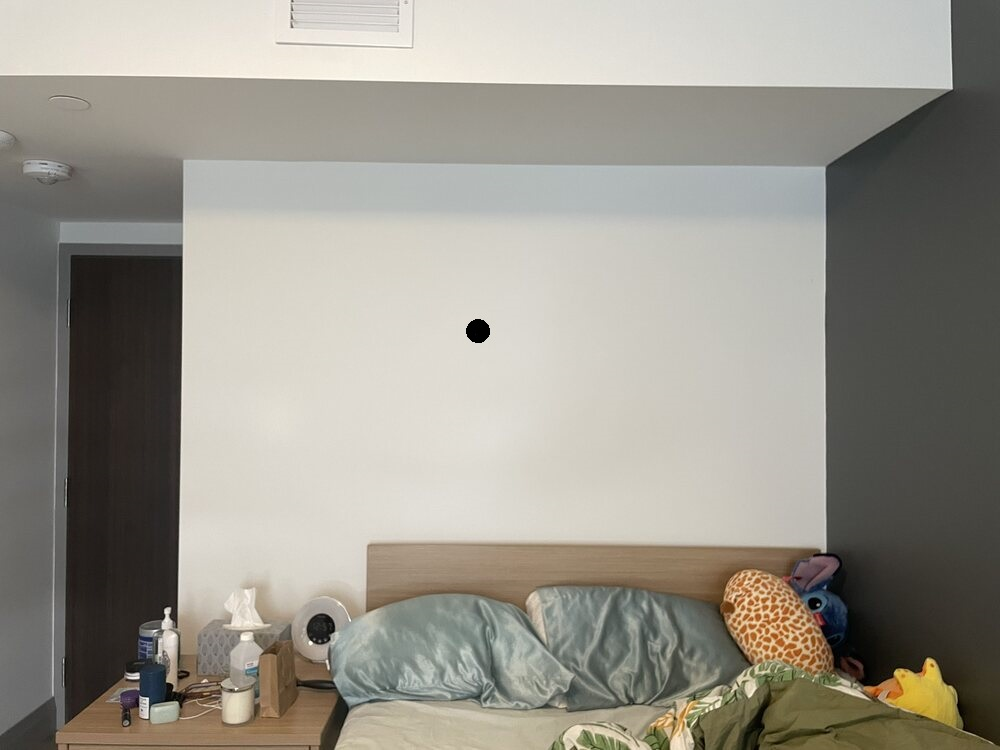
#> input picture math-engine/yaw_imgs/straight-on-with-center-cirlce.jpg, 1000 x 750 px, found by its file name
$ python detect-circles.py
#> lines starting #> are read from the running program, lines starting #| are printed output that depends on the picture
#from:
#https://www.geeksforgeeks.org/circle-detection-using-opencv-python/
#https://stackoverflow.com/questions/16615662/how-to-write-text-on-a-image-in-windows-using-python-opencv2

import cv2
import numpy as np

font                   = cv2.FONT_HERSHEY_SIMPLEX
fontScale              = 1
fontColor              = (0,255,255)
thickness              = 1
lineType               = 2

def get_corner_circles(detected_circles):
    #data=data[np.argsort(data[:,col])]
    #sorted_dc = sorted(detected_circles[0], reverse= True, key= lambda x:x[2])
    print(detected_circles)
    sorted_dc = detected_circles[detected_circles[:,2].argsort()]
    size = len(sorted_dc)
    max_diff = sorted_dc[0][2] - sorted_dc[-1][2]
    print(max_diff)
    dp = np.zeros((size,size))

    for i in range(size-1):
        for j in range(i+1,min(i+4,size)):
            print(f"{i} {j}")
            dp[i][j] = sorted_dc[i][2] - sorted_dc[j][2] #the difference

    print(dp)


    closest = []
    return closest
# Read image.
img = cv2.imread("C:\\Users\\shiji\\OneDrive\\Documents\\4B\\ECE498B\\WallBoundProjector\\math-engine\yaw_imgs\\straight-on-with-center-cirlce.jpg", cv2.IMREAD_COLOR)
#> img is the input picture: shape (750, 1000, 3); mean B, G, R 140, 149.5, 153.2

# Convert to grayscale.
gray = cv2.cvtColor(img, cv2.COLOR_BGR2GRAY)
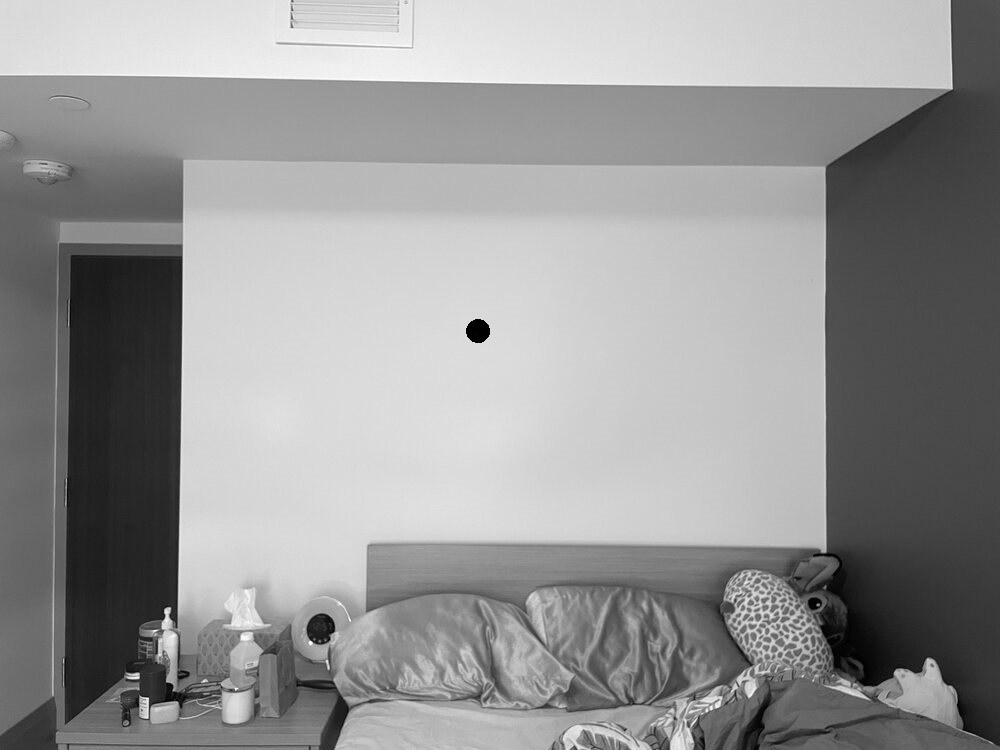
#> gray: shape (750, 1000); min 0, max 254, mean 149.5
# cv2.imshow("gray", gray)
# cv2.waitKey(0)

# Blur using 3 * 3 kernel.
gray_blurred = cv2.blur(gray, (3, 3))
# cv2.imshow("gray_blurred", gray_blurred)
# cv2.waitKey(0)

#denoise
denoised = cv2.bilateralFilter(gray_blurred,9,75,75)
# cv2.imshow("denoised", denoised)
# cv2.waitKey(0)

DP = 1
MINDIST = 50

# Apply Hough transform on the blurred image.
detected_circles = cv2.HoughCircles(
                    image = denoised,
                    method = cv2.HOUGH_GRADIENT,
                    dp = DP,
                    minDist= MINDIST,
                    param1 = 50, #higher than param2.
                    param2 = 15,  #how perfect circles are
                    minRadius = 20,
                    maxRadius = 40)
#> detected_circles = 19 rows, first 8: [751.5, 601.5, 31.5], [530.5, 674.5, 29.3], [562.5, 620.5, 33.8], [788.5, 640.5, 33.8], [636.5, 632.5, 35], [706.5, 667.5, 37.2], [460.5, 666.5, 28.2], [806.5, 580.5, 32.7]

# Draw circles that are detected.
if detected_circles is not None:

    # Convert the circle parameters a, b and r to integers.
    detected_circles = np.uint16(np.around(detected_circles))
#> detected_circles = 19 rows, first 8: [752, 602, 32], [530, 674, 29], [562, 620, 34], [788, 640, 34], [636, 632, 35], [706, 668, 37], [460, 666, 28], [806, 580, 33]

    #get the four corner circles
   # detected_circles = get_corner_circles(detected_circles[0])

    for pt in detected_circles:
        a, b, r = pt[0], pt[1], pt[2]

        # Draw the circumference of the circle.
#> (the run stopped early here; a loop or call above may not have finished)

$ run again, with math-engine/yaw_imgs/green_right.png saved as math-engine/yaw_imgs/straight-on-with-center-cirlce.jpg
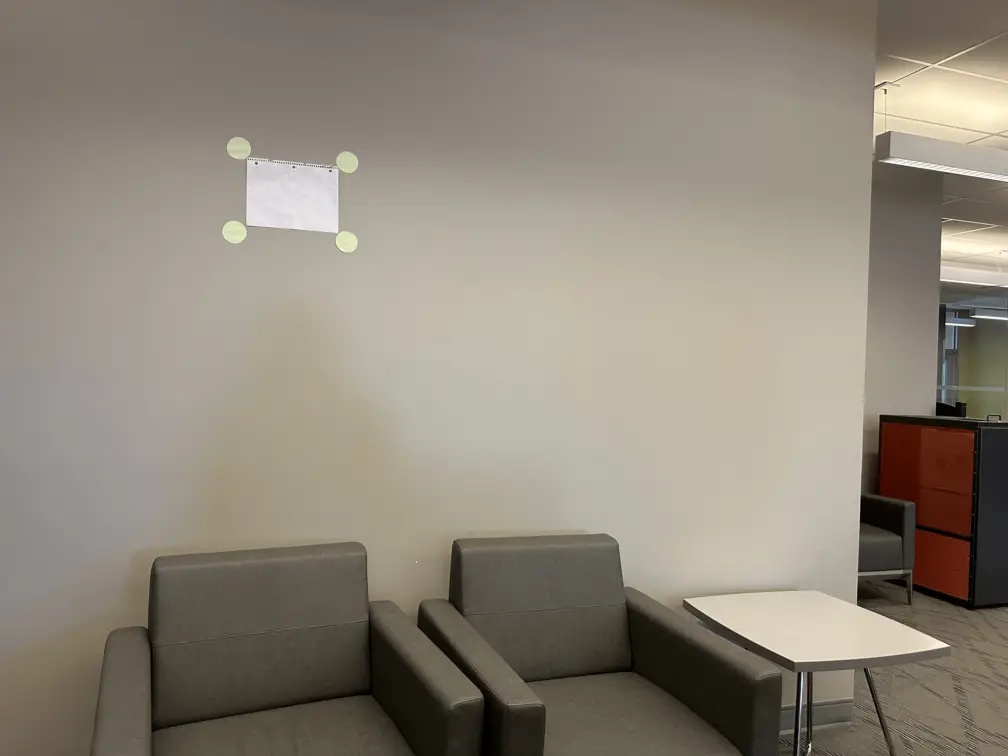
#> input picture math-engine/yaw_imgs/green_right.png, 1008 x 756 px, found by its file name
#> img is the input picture: shape (756, 1008, 3); mean B, G, R 121, 134.1, 141.9
#> `gray = cv2.cvtColor(img, cv2.COLOR_BGR2GRAY)`:
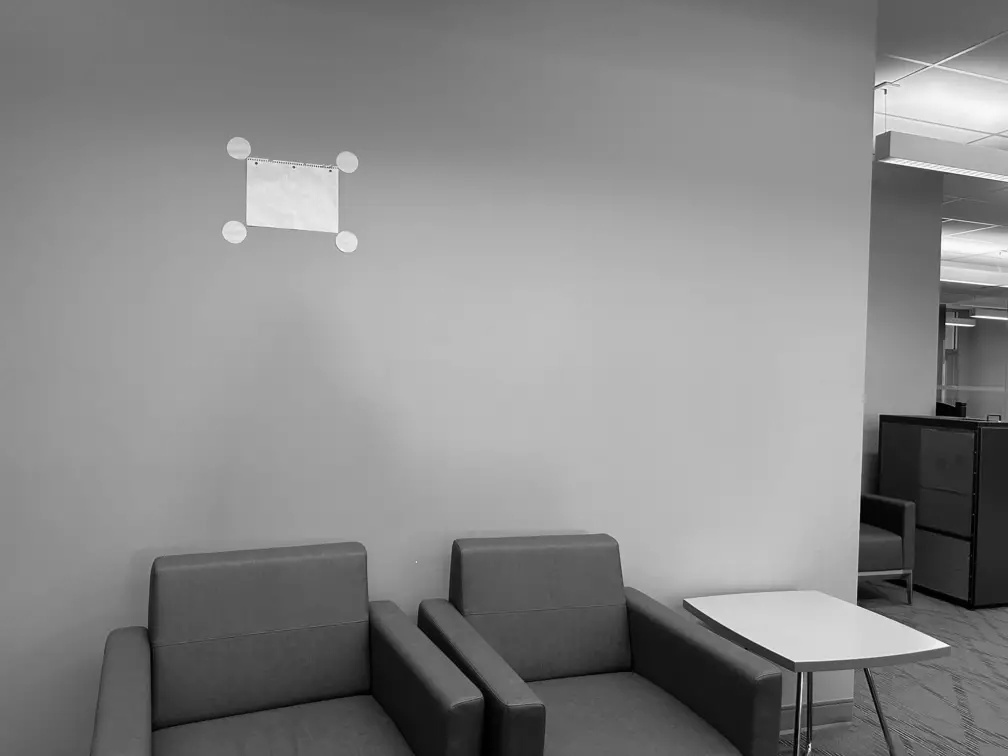
#> gray: shape (756, 1008); min 0, max 255, mean 134.9
#> `detected_circles = cv2.HoughCircles( image = denoised, method = cv2.HO..`: detected_circles = [[843.5, 690.5, 31.6], [965.5, 290.5, 26.8], [460.5, 703.5, 23.2], [517.5, 686.5, 21.6]]
#> `detected_circles = np.uint16(np.around(detected_circles))`: detected_circles = [[844, 690, 32], [966, 290, 27], [460, 704, 23], [518, 686, 22]]

$ run again, with math-engine/yaw_imgs/green_straight.png saved as math-engine/yaw_imgs/straight-on-with-center-cirlce.jpg
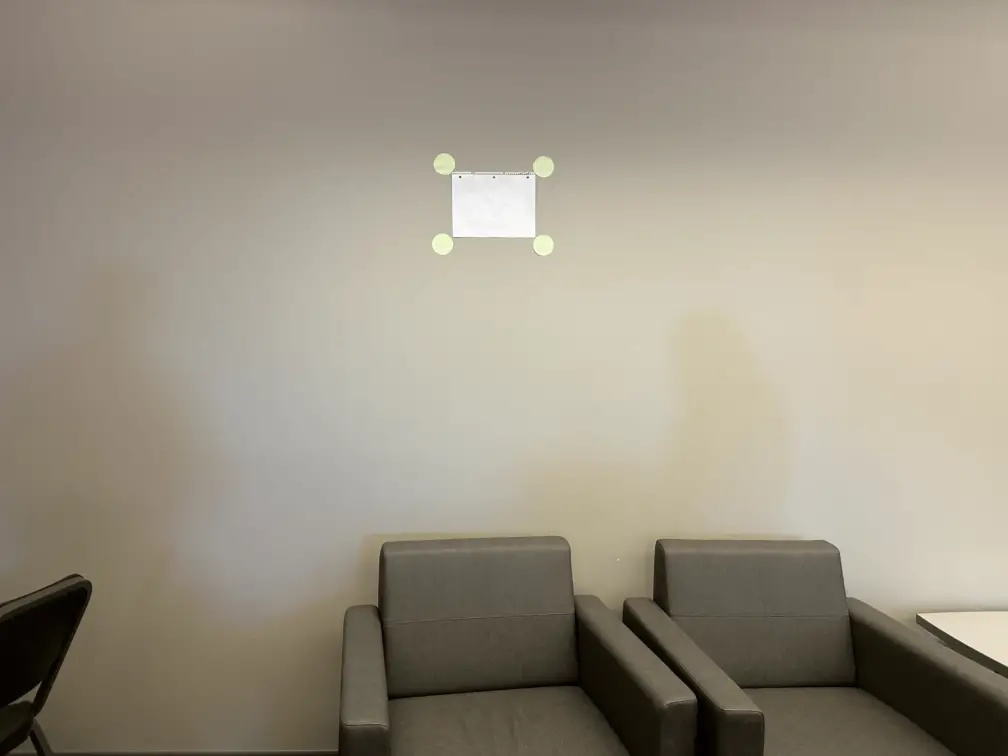
#> input picture math-engine/yaw_imgs/green_straight.png, 1008 x 756 px, found by its file name
#> img is the input picture: shape (756, 1008, 3); mean B, G, R 132.1, 147.3, 154.9
#> `gray = cv2.cvtColor(img, cv2.COLOR_BGR2GRAY)`:
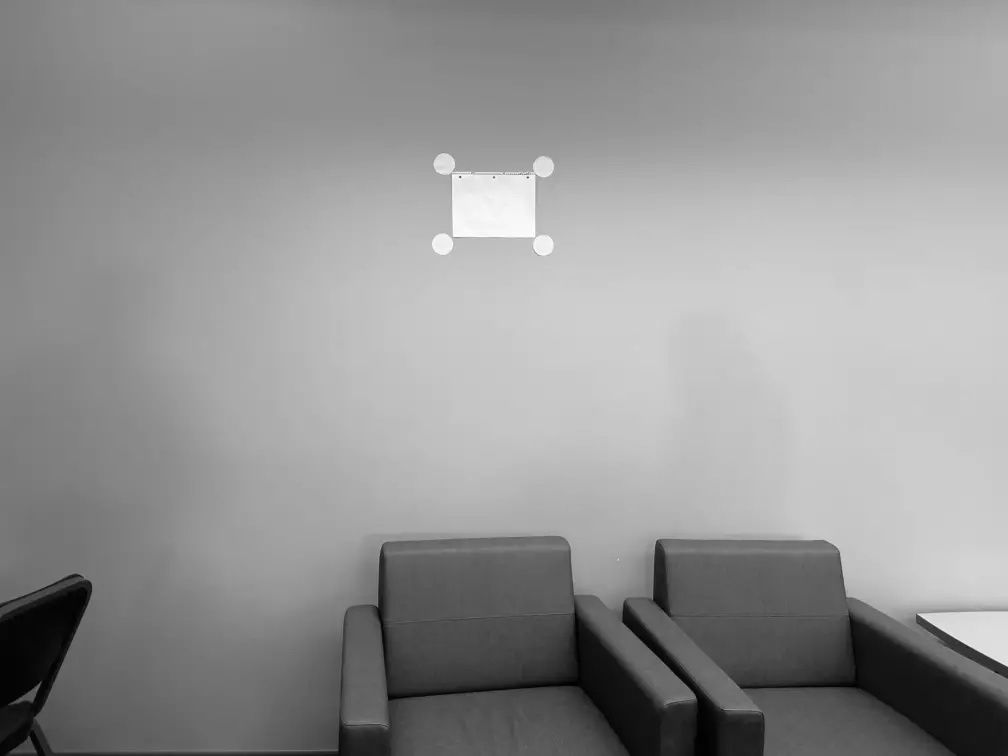
#> gray: shape (756, 1008); min 0, max 255, mean 147.8
#> detected_circles = None

$ run again, with math-engine/yaw_imgs/kinda_skewed.png saved as math-engine/yaw_imgs/straight-on-with-center-cirlce.jpg
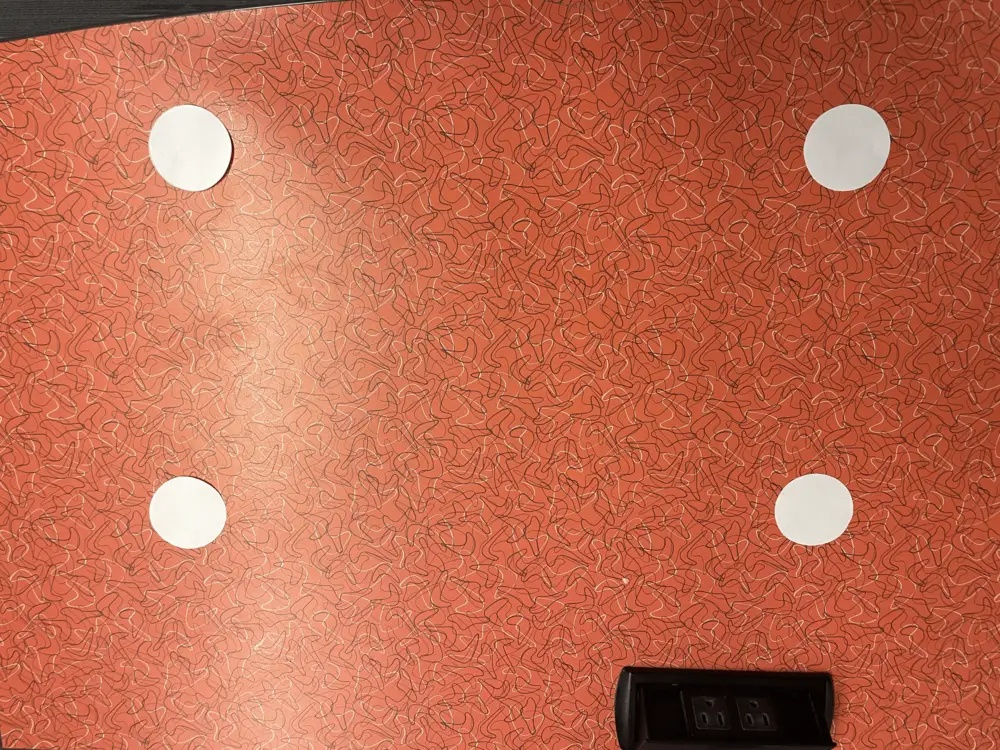
#> input picture math-engine/yaw_imgs/kinda_skewed.png, 1000 x 750 px, found by its file name
#> img is the input picture: shape (750, 1000, 3); mean B, G, R 77.6, 104.3, 191
#> `gray = cv2.cvtColor(img, cv2.COLOR_BGR2GRAY)`:
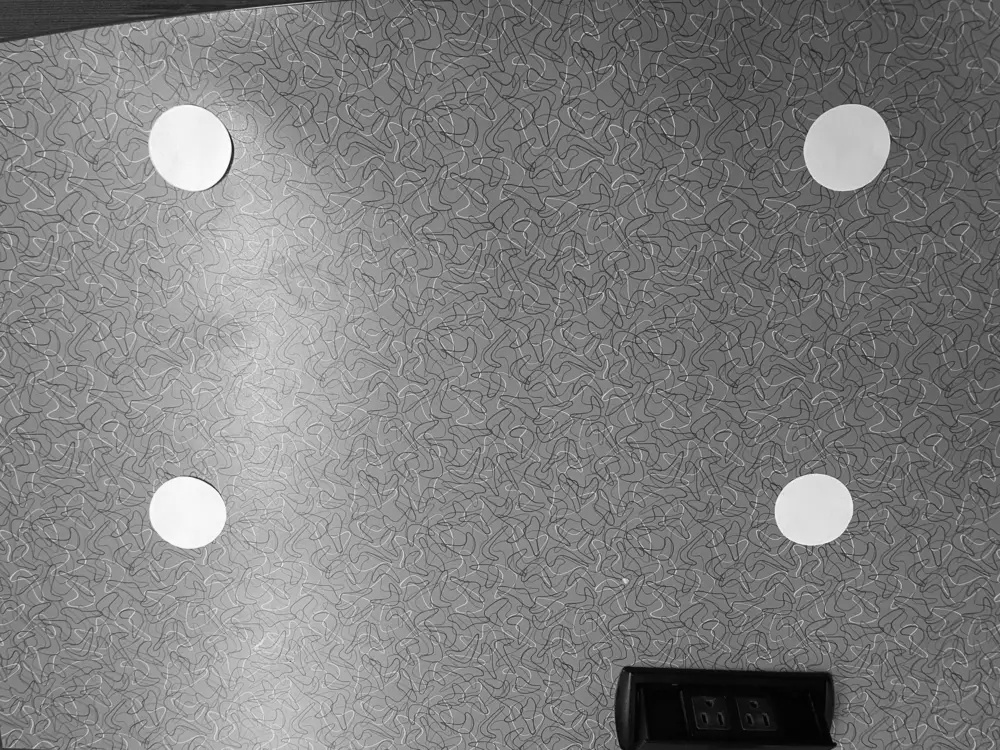
#> gray: shape (750, 1000); min 1, max 254, mean 127.2
#> `detected_circles = cv2.HoughCircles( image = denoised, method = cv2.HO..`: detected_circles = [[191.5, 150.5, 39.4], [188.5, 508.5, 39.4], [842.5, 151.5, 39.4], [811.5, 510.5, 37.2]]
#> `detected_circles = np.uint16(np.around(detected_circles))`: detected_circles = [[192, 150, 39], [188, 508, 39], [842, 152, 39], [812, 510, 37]]
